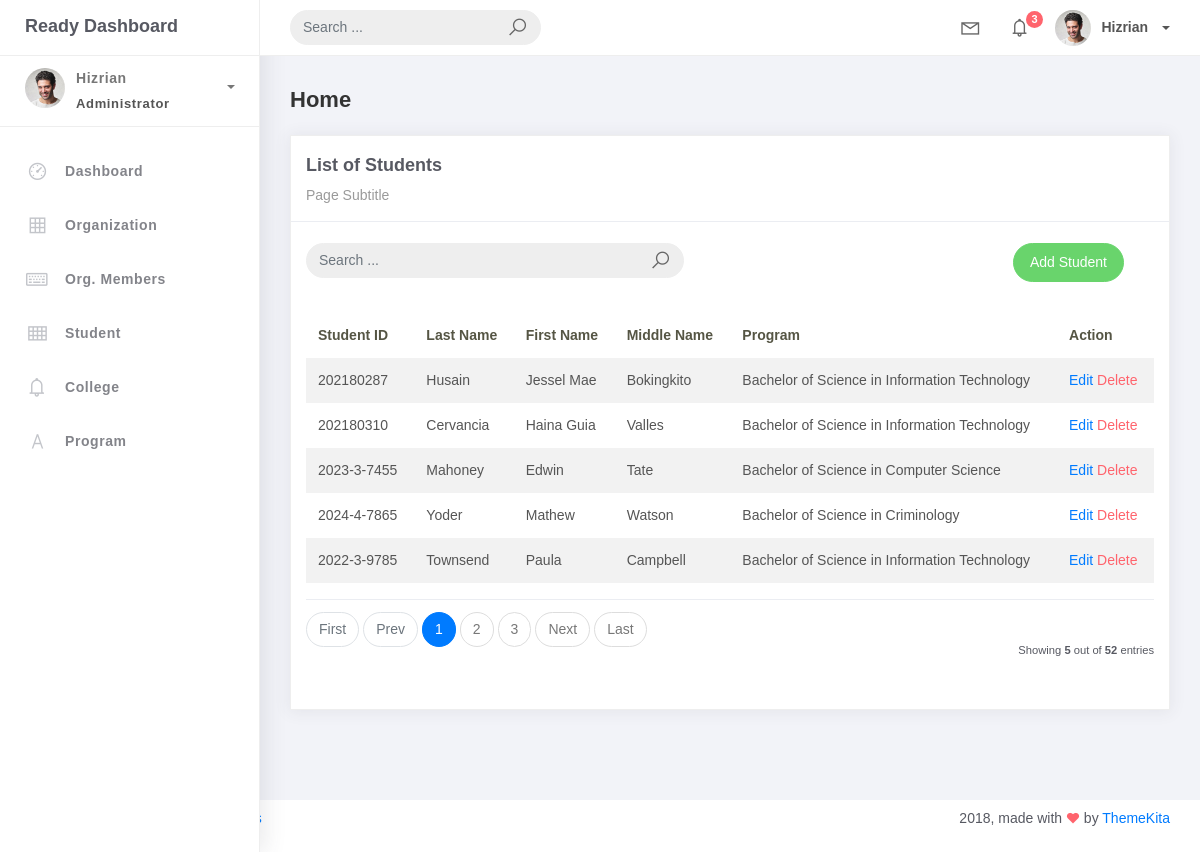
Before: /student_list/ with the older database file.
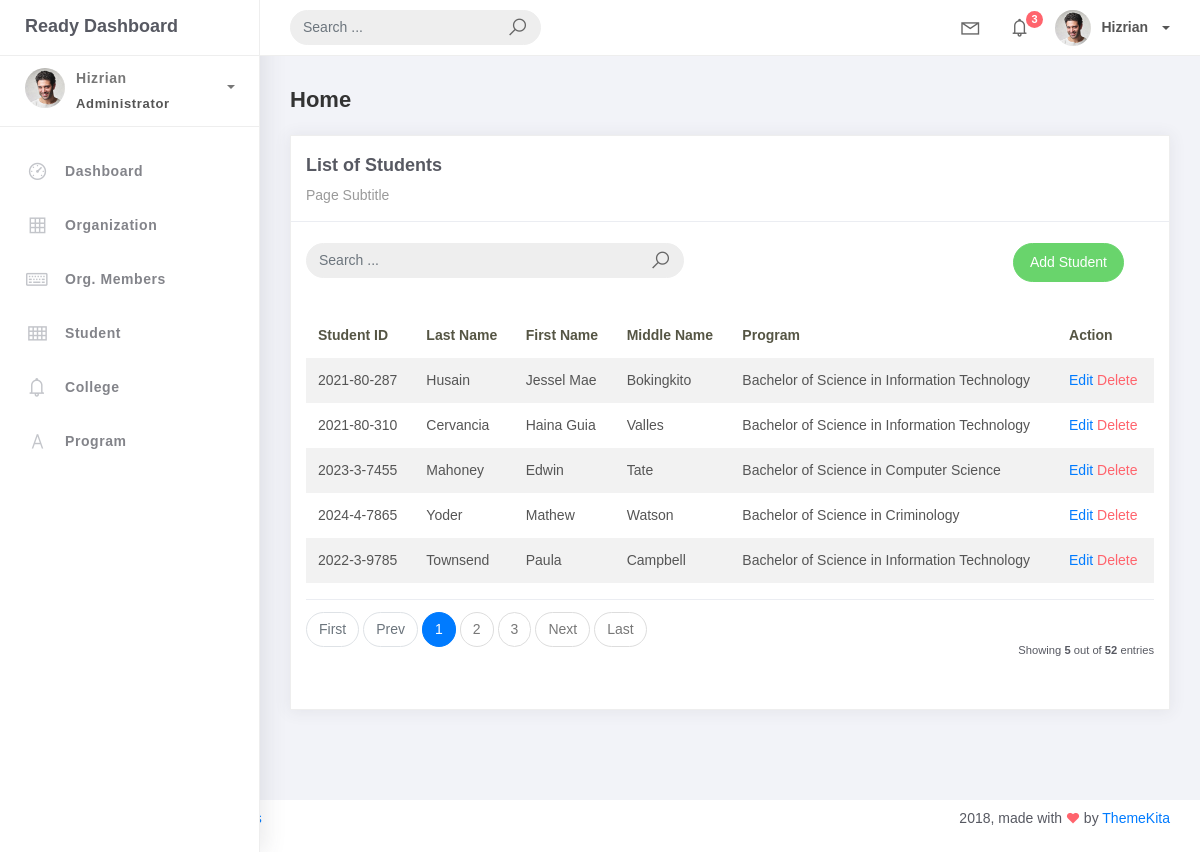
After: the same page with the newer database file.
### studentorg/models.py (models this page shows, shortened)
class BaseModel(models.Model):
    created_at = models.DateTimeField(auto_now_add=True, db_index=True)
    updated_at = models.DateTimeField(auto_now=True)
    class Meta:
        abstract = True

class Student(BaseModel):
    student_id = models.CharField(max_length=15)
    lastname = models.CharField(max_length=25)
    firstname = models.CharField(max_length=25)
    middlename = models.CharField(max_length=25, blank=True, null=True)
    program = models.ForeignKey(Program, on_delete=models.CASCADE)

class Program(BaseModel):
    prog_name = models.CharField(max_length=150)
    college = models.ForeignKey(College, on_delete=models.CASCADE)
    def __str__(self):
        return self.prog_name

### studentorg/views.py (the view, shortened to what this page needs)
# urls.py: path('student_list/', StudentList.as_view(), name='student_list'),
class StudentList(ListView):
    model = Student
    context_object_name = 'students'
    template_name = 'student_list.html'
    paginate_by = 5
    def get_queryset(self, *args, **kwargs):
        qs = super(StudentList, self).get_queryset(*args, **kwargs)
        query = self.request.GET.get('q')
        return qs

### templates/Student_list.html
{% extends 'base.html' %} {% load static %} {% block content %}
<div class="content">
    <div class="container-fluid">
        <h4 class="page-title">Home</h4>
        <div class="row">
            <div class="col-md-12">
                <div class="card">
                    <div class="card-header">
                    <div class="card-title">List of Students</div>
                    <div class="card-category">Page Subtitle</div>
                </div>
                <br />
                <div class="col-md-12 row">
                    <div class="col-md-6">
                        <form class="navbar-left navbar-form nav-search mr-md-3" action="{% url 'student_list' %}">
                            <div class="input-group">
                                <input type="text" placeholder="Search ..." class="form-control"  name="q" />
                                <div class="input-group-append">
                                    <span class="input-group-text">
                                        <i class="la la-search search-icon"></i>
                                    </span>
                                </div>
                            </div>
                        </form>
                    </div>
                    <div class="col-md-6">
                        <div class="pull-right">
                            <a href="{% url 'student-add' %}" class="btn btn-success btn-rounded">Add Student</a>
                        </div>
                    </div>
                </div>
                <div class="card-body">
                    <table class="table table-striped mt-3">
                        <thead>
                            <tr>
                                <th scope="col">Student ID</th>
                                <th scope="col">Last Name</th>
                                <th scope="col">First Name</th>
                                <th scope="col">Middle Name</th>
                                <th scope="col">Program</th>
                                <th scope="col">Action</th>
                            </tr>
                        </thead>
                        <tbody>
                            {% for student in object_list %}
                            <tr>
                                <td>{{ student.student_id }}</td>
                                <td>{{ student.lastname }}</td>
                                <td>{{ student.firstname }}</td>
                                <td>{{ student.middlename|default:"" }}</td>
                                <td>{{ student.program}}</td>
                                <td>
                                    <a href="{% url 'student-update' student.id %}">Edit</a>
                                    <a href="{% url 'student-delete' student.id %}" class="text-danger">Delete</a>
                                </td>
                            </tr>
                            {% empty %}
                            <tr>
                                <td colspan="6" style="text-align: center;">
                                    <p class="text-sm font-weight-bold mb-0">No Records Found</p>
                                </td>
                            </tr>
                            {% endfor %}
                        </tbody>
                    </table>
                    {% include 'includes/pagination.html' %}
                </div>
            </div>
        </div>
    </div>
</div>
{% endblock %}

### templates/base.html (shortened to what this page needs)
{% load static %}
<!DOCTYPE html>
<link rel="stylesheet" href="{% static 'css/bootstrap.min.css' %}">
<link rel="stylesheet" href="{% static 'css/ready.css' %}">
<link rel="stylesheet" href="{% static 'css/demo.css' %}">
    </head>
    <body>
        <div class="wrapper">
            <div class="main-header">
                <div class="logo-header">
                    <a href="index.html" class="logo">
                        Ready Dashboard
                    </a>
                </div>
                <nav class="navbar navbar-header navbar-expand-lg">
                    <div class="container-fluid">
                        <form class="navbar-left navbar-form nav-search mr-md-3" action="">
                            <div class="input-group">
                                <input type="text" placeholder="Search ..." class="form-control">
                                <div class="input-group-append">
                                    <span class="input-group-text">
                                        <i class="la la-search search-icon"></i>
                                    </span>
                                </div>
                            </div>
                        </form>
                        <ul class="navbar-nav topbar-nav ml-md-auto align-items-center">
                            <li class="nav-item dropdown hidden-caret">
                                <a class="nav-link dropdown-toggle" href="#" id="navbarDropdown" role="button" data-toggle="dropdown" aria-haspopup="true" aria-expanded="false">
                                    <i class="la la-envelope"></i>
                                </a>
                            </li>
                            <li class="nav-item dropdown hidden-caret">
                                <a class="nav-link dropdown-toggle" href="#" id="navbarDropdown" role="button" data-toggle="dropdown" aria-haspopup="true" aria-expanded="false">
                                    <i class="la la-bell"></i>
                                    <span class="notification">3</span>
                                </a>
                            </li>
                            <li class="nav-item dropdown">
                                <a class="dropdown-toggle profile-pic" data-toggle="dropdown" href="#" aria-expanded="false"> <img src="{% static 'img/profile.jpg' %}" alt="user-img" width="36" class="img-circle"><span >Hizrian</span></span> </a>
                                </li>
                            </ul>
                        </div>
                    </nav>
                </div>
                <div class="sidebar">
                    <div class="scrollbar-inner sidebar-wrapper">
                        <div class="user">
                            <div class="photo">
                                <img src="{% static 'img/profile.jpg' %}">
                            </div>
                            <div class="info">
                                <a class="" data-toggle="collapse" href="#collapseExample" aria-expanded="true">
                                    <span>
                                        Hizrian
                                        <span class="user-level">Administrator</span>
                                        <span class="caret"></span>
                                    </span>
                                </a>
                            </div>
                        </div>
                        <ul class="nav">
                            <li class="nav-item">
                                <a href="index.html">
                                    <i class="la la-dashboard"></i>
                                    <p>Dashboard</p>
                                </a>
                            </li>
                            <li class="nav-item">
                                <a href="{% url 'organization-list' %}">
                                    <i class="la la-table"></i>
                                    <p>Organization</p>
                                </a>
                            </li>
                            <li class="nav-item">
                                <a href="{% url 'orgMem_list' %}">
                                    <i class="la la-keyboard-o"></i>
                                    <p>Org. Members</p>
                                </a>
                            </li>
                            <li class="nav-item">
                                <a href="{% url 'student_list' %}">
                                    <i class="la la-th"></i>
                                    <p>Student</p>
                                </a>
                            </li>
                            <li class="nav-item">
                                <a href="{% url 'college_list' %}">
                                    <i class="la la-bell"></i>
                                    <p>College</p>
                                </a>
                            </li>
                            <li class="nav-item">
                                <a href="{% url 'program_list' %}">
                                    <i class="la la-font"></i>
                                    <p>Program</p>
                                </a>
                            </li>
                        </ul>
                    </div>
                </div>
                <div class="main-panel">
                    {% block content %}
                        {% endblock %}
                        </div>
                    </div>
                    <footer class="footer">
                        <div class="container-fluid">
                            <nav class="pull-left">
                                <ul class="nav">
                                    <li class="nav-item">
                                        <a class="nav-link" href="http://www.themekita.com">
                                        </a>
                                    </li>
                                    <li class="nav-item">
                                        <a class="nav-link" href="#">
                                        </a>
                                    </li>
                                    <li class="nav-item">
                                        <a class="nav-link" href="#">
                                        </a>
                                    </li>
                                </ul>
                            </nav>
                            <div class="copyright ml-auto">
                                2018, made with <i class="la la-heart heart text-danger"></i> by <a href="http://www.themekita.com">ThemeKita</a>
                            </div>
                        </div>
                    </footer>
                </div>
    </body>

### templates/includes/pagination.html (shortened to what this page needs)
{% if is_paginated %}
<div class="card-footer px-0 border-0 d-flex flex-column flex-lg-row align-items-center justify-content-between mt-3">
  <nav aria-label="Topics pagination" class="mb-4">
    <ul class="pagination">
      {% if page_obj.number > 1 %}
        <li class="page-item">
          <a class="page-link" href="?page=1">First</a>
        </li>
      {% else %}
        <li class="page-item disabled">
          <span class="page-link">First</span>
        </li>
      {% endif %}
      {% if page_obj.has_previous %}
        <li class="page-item">
          <a class="page-link" href="?page={{ page_obj.previous_page_number }}">Prev</a>
        </li>
      {% else %}
        <li class="page-item disabled">
          <span class="page-link">Prev</span>
        </li>
      {% endif %}
      {% for page_num in paginator.page_range %}
        {% if page_obj.number == page_num %}
          <li class="page-item active">
            <span class="page-link">
              {{ page_num }}
            </span>
          </li>
        {% elif page_num > page_obj.number|add:'-3' and page_num < page_obj.number|add:'3' %}
          <li class="page-item">
            <a class="page-link" href="?page={{ page_num }}">{{ page_num }}</a>
          </li>
        {% endif %}
      {% endfor %}
      {% if page_obj.has_next %}
        <li class="page-item">
          <a class="page-link" href="?page={{ page_obj.next_page_number }}">Next</a>
        </li>
      {% else %}
        <li class="page-item disabled">
          <span class="page-link">Next</span>
        </li>
      {% endif %}
      {% if page_obj.number != paginator.num_pages %}
        <li class="page-item">
          <a class="page-link" href="?page={{ paginator.num_pages }}">Last</a>
        </li>
      {% else %}
        <li class="page-item disabled">
          <span class="page-link">Last</span>
        </li>
      {% endif %}
    </ul>
  </nav>
  <div class="fw-normal small mt-4 mt-lg-0">Showing <b>{{object_list.count}}</b> out of <b>{{paginator.count}}</b> entries</div>
</div>
{% endif %}

Changed rows visible on the page:
changed Student "Husain": student_id "202180287" → "2021-80-287"
changed Student "Cervancia": student_id "202180310" → "2021-80-310"
